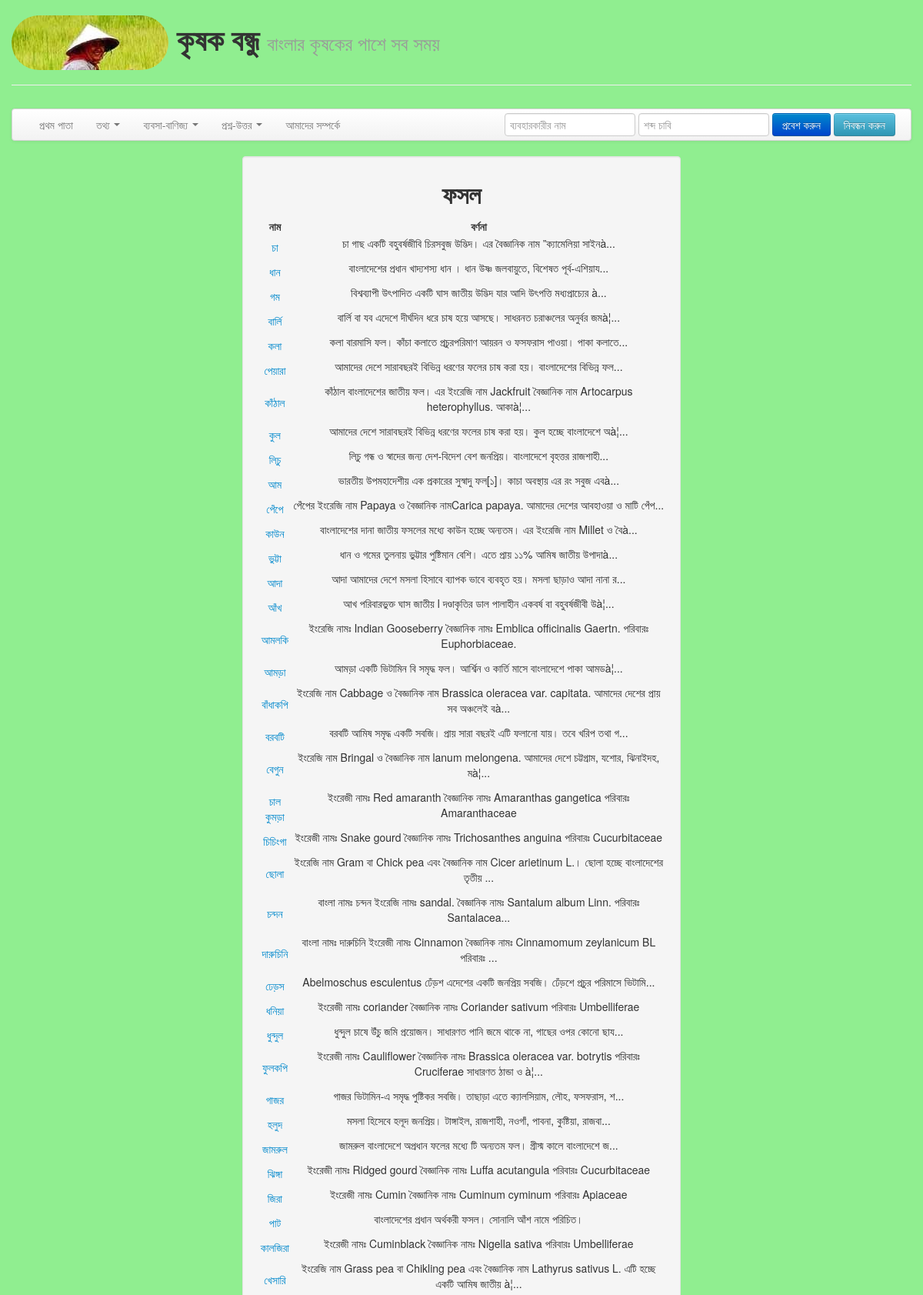
Screenshot of /index.php/crop/listview (upper part) with the database file from the repository.
### tables this page shows
CREATE TABLE IF NOT EXISTS `crop` (
  `id` int(255) NOT NULL AUTO_INCREMENT,
  `title` varchar(20) NOT NULL DEFAULT 'not null',
  `type` varchar(20) NOT NULL DEFAULT 'not null',
  `subtype` varchar(20) DEFAULT NULL,
  `description` text NOT NULL,
  `cultivation` text NOT NULL,
  `insecticide` text NOT NULL,
  `fertilizer` text NOT NULL,
  PRIMARY KEY (`id`)
);

### application/controllers/crop.php (called while the page is built, shortened)
<?php class Crop extends CI_Controller{
		public function __construct()
		{
			$this->load->model("dbmodel");
			$this->load->helper("url");
			$this->load->helper(array('form', 'url'));
			$this->load->helper('array');
		}
		public function listview($type = NULL, $subtype = NULL){
			$data['type'] = $type;
			$data['subtype'] = $subtype;
			$data['crop'] = $this->dbmodel->get_crop_list($type, $subtype);
			$this->load->view('template/header');
			$this->load->view('template/menubar', $this->models->generate_menubar_data());
			$this->load->view('crop_list', $data);
			$this->load->view('template/footer');
		}
}
?>

### index.php (called while the page is built, shortened)
<?php
require_once BASEPATH.'core/CodeIgniter.php';

### application/models/dbmodel.php (called while the page is built, shortened)
<?php
class Dbmodel extends CI_Model{
		public function get_crop_list($type, $subtype){
			$query = "SELECT * FROM crop";
			$result = $this->db->query($query);
			return $result->result_array();
		}
}
?>

### application/views/crop_list.php (the view, shortened to what this page needs)
<div class="row-fluid">
<div class="span6 offset3 well text-center">
	<h2>ফসল
	</h2>
	<table width="100%">
		<tr>
			<th>
				নাম
			</th>
			<th>
				বর্ণনা
			</th>
		</tr>
	<?php foreach( $crop as $c ){ ?>
		<tr>
			<td>
				<a href="<?php echo base_url(). 'index.php/crop/view/' . $c['id']; ?>"><?php echo $c['title']; ?></a>
			</td>
			<td>
				<p>
					<?php
						echo substr($c['description'], 0, 200);
						if( strlen($c['description']) > 200 ) echo '...';
					?>
				</p>
			</td>
		</tr>
	<?php } ?>
	</table>
</div>
</div>

### rows the page displays
crop: title "চা", description "চা গাছ একটি বহুবর্ষজীবি চিরসবুজ উদ্ভিদ। এর বৈজ্ঞানিক নাম ”ক্যামেলিয়া সাইনà"
crop: title "ধান", description "বাংলাদেশের প্রধান খাদ্যশস্য ধান । ধান উষ্ণ জলবায়ুতে, বিশেষত পূর্ব-এশিয়ায"
crop: title "গম", description "বিশ্বব্যাপী উৎপাদিত একটি ঘাস জাতীয় উদ্ভিদ যার আদি উৎপত্তি মধ্যপ্রাচ্যের à"
crop: title "বার্লি", description "বার্লি বা যব এদেশে দীর্ঘদিন ধরে চাষ হয়ে আসছে। সাধরনত চরাঞ্চলের অনুর্বর জমà¦"
crop: title "কলা", description "কলা বারমাসি ফল। কাঁচা কলাতে প্রচুরপরিমাণ আয়রন ও ফসফরাস পাওয়া। পাকা কলাতে"
crop: title "পেয়ারা", description "আমাদের দেশে সারাবছরই বিভিন্ন ধরণের ফলের চাষ করা হয়। বাংলাদেশের বিভিন্ন ফল"
crop: title "কাঁঠাল", description "কাঁঠাল বাংলাদেশের জাতীয় ফল। এর ইংরেজি নাম Jackfruit বৈজ্ঞানিক নাম Artocarpus heterophyllus. আকাà¦"
crop: title "কুল", description "আমাদের দেশে সারাবছরই বিভিন্ন ধরণের ফলের চাষ করা হয়। কুল হচ্ছে বাংলাদেশে অà¦"
crop: title "লিচু", description "লিচু গন্ধ ও স্বাদের জন্য দেশ-বিদেশ বেশ জনপ্রিয়। বাংলাদেশে বৃহত্তর রাজশাহী"
crop: title "আম", description "ভারতীয় উপমহাদেশীয় এক প্রকারের সুস্বাদু ফল[১]। কাচা অবস্থায় এর রং সবুজ এবà"
crop: title "পেঁপে", description "পেঁপের ইংরেজি নাম Papaya ও বৈজ্ঞানিক নামCarica papaya. আমাদের দেশের আবহাওয়া ও মাটি পেঁপ"
crop: title "কাউন", description "বাংলাদেশের দানা জাতীয় ফসলের মধ্যে কাউন হচ্ছে অন্যতম। এর ইংরেজি নাম Millet ও বৈà"
crop: title "ভুট্টা", description "ধান ও গমের তুলনায় ভুট্টার পুষ্টিমান বেশি। এতে প্রায় ১১% আমিষ জাতীয় উপাদাà"
crop: title "আদা", description "আদা আমাদের দেশে মসলা হিসাবে ব্যাপক ভাবে ব্যবহৃত হয়। মসলা ছাড়াও আদা নানা র"
crop: title "আঁখ", description "আখ পরিবারভুক্ত ঘাস জাতীয় l দণ্ডাকৃতির ডাল পালাহীন একবর্ষ বা বহুবর্ষজীবী উà¦"
crop: title "আমলকি", description "ইংরেজি নামঃ Indian Gooseberry বৈজ্ঞানিক নামঃ Emblica officinalis Gaertn. পরিবারঃ Euphorbiaceae."
crop: title "আমড়া", description "আমড়া একটি ভিটামিন বি সমৃদ্ধ ফল। আর্শ্বিন ও কার্তি মাসে বাংলাদেশে পাকা আমডà¦"
crop: title "বাঁধাকপি", description "ইংরেজি নাম Cabbage ও বৈজ্ঞানিক নাম Brassica oleracea var. capitata. আমাদের দেশের প্রায় সব অঞ্চলেই বà"
crop: title "বরবটি", description "বরবটি আমিষ সমৃদ্ধ একটি সবজি। প্রায় সারা বছরই এটি ফলানো যায়। তবে খরিপ তথা গ"
crop: title "বেগুন", description "ইংরেজি নাম Bringal ও বৈজ্ঞানিক নাম lanum melongena. আমাদের দেশে চট্টগ্রাম, যশোর, ঝিনাইদহ, মà¦"
crop: title "চাল কুমড়া", description "ইংরেজী নামঃ Red amaranth বৈজ্ঞানিক নামঃ Amaranthas gangetica পরিবারঃ Amaranthaceae"
crop: title "চিচিংগা", description "ইংরেজী নামঃ Snake gourd বৈজ্ঞানিক নামঃ Trichosanthes anguina পরিবারঃ Cucurbitaceae"
crop: title "ছোলা", description "ইংরেজি নাম Gram বা Chick pea এবং বৈজ্ঞানিক নাম Cicer arietinum L.। ছোলা হচ্ছে বাংলাদেশের তৃতীয়"
crop: title "চন্দন", description "বাংলা নামঃ চন্দন ইংরেজি নামঃ sandal. বৈজ্ঞানিক নামঃ Santalum album Linn. পরিবারঃ Santalacea"
crop: title "দারুচিনি", description "বাংলা নামঃ দারুচিনি ইংরেজী নামঃ Cinnamon বৈজ্ঞানিক নামঃ Cinnamomum zeylanicum BL পরিবারঃ"
crop: title "ঢেড়স", description "Abelmoschus esculentus ঢেঁড়শ এদেশের একটি জনপ্রিয় সবজি। ঢেঁড়শে প্রচুর পরিমাসে ভিটামি"
crop: title "ধনিয়া", description "ইংরেজী নামঃ coriander বৈজ্ঞানিক নামঃ Coriander sativum পরিবারঃ Umbelliferae"
crop: title "ধুন্দুল", description "ধুন্দুল চাষে উঁচু জমি প্রয়োজন। সাধারণত পানি জমে থাকে না, গাছের ওপর কোনো ছায"
crop: title "ফুলকপি", description "ইংরেজী নামঃ Cauliflower বৈজ্ঞানিক নামঃ Brassica oleracea var. botrytis পরিবারঃ Cruciferae সাধারণত ঠান্ডা ও à¦"
crop: title "গাজর", description "গাজর ভিটামিন-এ সমৃদ্ধ পুষ্টিকর সবজি। তাছাড়া এতে ক্যালসিয়াম, লৌহ, ফসফরাস, শ"
crop: title "হলুদ", description "মসলা হিসেবে হলূদ জনপ্রিয়। টাঙ্গাইল, রাজশাহী, নওগাঁ, পাবনা, কুষ্টিয়া, রাজবা"
crop: title "জামরুল", description "জামরুল বাংলাদেশে অপ্রধান ফলের মধ্যে টি অন্যতম ফল। গ্রীস্ম কালে বাংলাদেশে জ"
crop: title "ঝিঙ্গা", description "ইংরেজী নামঃ Ridged gourd বৈজ্ঞানিক নামঃ Luffa acutangula পরিবারঃ Cucurbitaceae"
crop: title "জিরা", description "ইংরেজী নামঃ Cumin বৈজ্ঞানিক নামঃ Cuminum cyminum পরিবারঃ Apiaceae"
crop: title "পাট", description "বাংলাদেশের প্রধান অর্থকরী ফসল। সোনালি আঁশ নামে পরিচিত।"
crop: title "কালজিরা", description "ইংরেজী নামঃ Cuminblack বৈজ্ঞানিক নামঃ Nigella sativa পরিবারঃ Umbelliferae"
crop: title "খেসারি", description "ইংরেজি নাম Grass pea বা Chikling pea এবং বৈজ্ঞানিক নাম Lathyrus sativus L. এটি হচ্ছে একটি আমিষ জাতীয় à¦"
